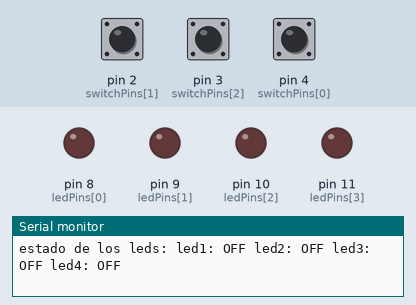
The program below on a simulated Arduino Mega 2560, built with avr-gcc and run on an emulated ATmega2560. Parts: output pins drawn as LEDs (lit = HIGH), the last lines printed to the serial monitor. Dashed ring = blinking. The inputs (shaded band) are chosen by the test bench; at power-on: pin 3 (switchPins[2]) LOW, pin 2 (switchPins[1]) LOW, pin 4 (switchPins[0]) LOW.

Above: at 5.0 s.
5.1 s: pin 3 (switchPins[2]) pulled HIGH for 2.45 s
At 6.7 s:
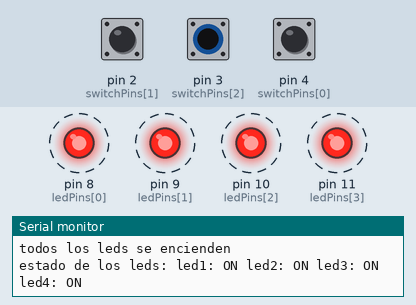
9.4 s: pin 2 (switchPins[1]) pulled HIGH for 2.45 s
At 11.9 s:
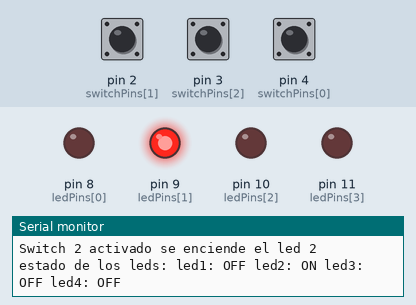
14.0 s: pin 4 (switchPins[0]) pulled HIGH for 2.45 s
At 15.7 s:
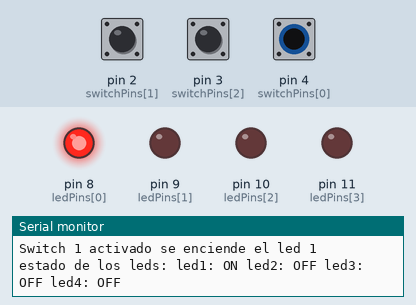
18.2 s: pin 2 (switchPins[1]) driven HIGH and pin 4 (switchPins[0]) driven HIGH
At 19.5 s:
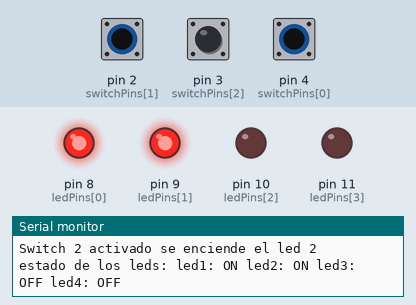
21.0 s: pin 2 (switchPins[1]) driven LOW
At 24.2 s:
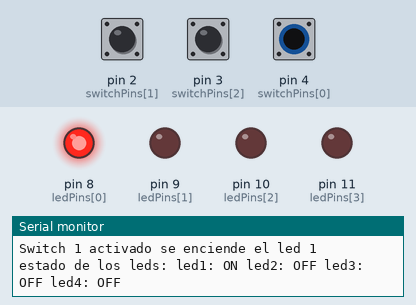
24.5 s: pin 2 (switchPins[1]) driven HIGH
At 25.5 s:
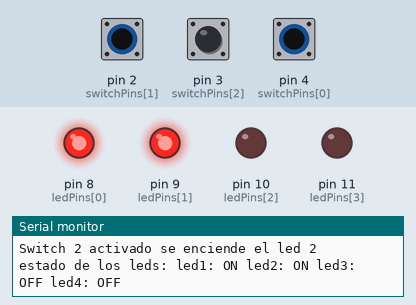
Timing chart, 0 to 27.5 s (numbered marks = the images above; inputs shaded):
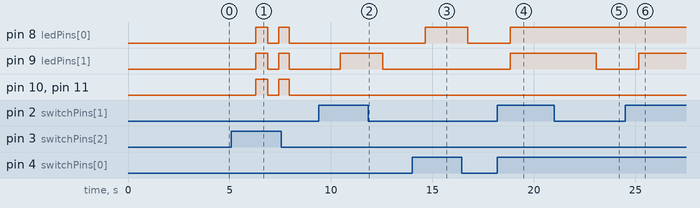

Measured:
- after the input at 5.1 s, pin 8 (ledPins[0]), pin 9 (ledPins[1]), pin 10 (ledPins[2]), pin 11 (ledPins[3]): alternates HIGH for 0.56 s and LOW for 0.52 s, 4 changes in all, then stays LOW, starting after 1.2 s
- after the input at 9.4 s, pin 9 (ledPins[1]): LOW → HIGH after 1.1 s, → LOW 2.1 s later
- after the input at 14.0 s, pin 8 (ledPins[0]): LOW → HIGH after 0.65 s, → LOW 2.1 s later
- after the input at 18.2 s, pin 8 (ledPins[0]), pin 9 (ledPins[1]): LOW → HIGH after 0.64 s
- after the input at 21.0 s, pin 9 (ledPins[1]): HIGH → LOW after 2.1 s
- after the input at 24.5 s, pin 9 (ledPins[1]): LOW → HIGH after 0.67 s

The program:

main.cpp
```cpp
#include <Arduino.h>

// Pines de los switches
const int switchPins[] = {4, 2, 3};  // Switch 1, Switch 2, Switch 3

// Pines de los leds
const int ledPins[] = {8, 9, 10, 11};  // led 1, led 2, led 3, led 4

const int delayTime = 500;  // tiempo de parpadeo en ms

// Array para almacenar los estados de los leds
bool ledStates[4] = {false, false, false, false};

//declaracion para imprimir estado de los leds
void imprimirEstadoLeds();

void setup() {
  Serial.begin(9600);

  // configuramos los pines de los interruptores como entradas
  for (int i = 0; i < 3; i++) {
    pinMode(switchPins[i], INPUT);
  }

  // configuramos los pines de los leds como salidas
  for (int i = 0; i < 4; i++) {
    pinMode(ledPins[i], OUTPUT);
  }
}

void loop() {
  // leer estados de los switches
  int state1 = digitalRead(switchPins[0]);
  int state2 = digitalRead(switchPins[1]);
  int state3 = digitalRead(switchPins[2]);

  // imprimir estados de los switches en el monitor serial
  Serial.println("Switch 1: ");
  Serial.println(state1);
  Serial.println("Switch 2: ");
  Serial.println(state2);
  Serial.println("Switch 3: ");
  Serial.println(state3);

  if (state3 == HIGH) {
    // si el switch 3 esta presionado parpadean todos los leds
    Serial.println("Switch 3 activado-------");

    while (digitalRead(switchPins[2]) == HIGH) {
      for (int i = 0; i < 4; i++) {
        ledStates[i] = true;
        digitalWrite(ledPins[i], ledStates[i] ? HIGH : LOW);
      }
      Serial.println("todos los leds se encienden");
      imprimirEstadoLeds();
      delay(delayTime);

      for (int i = 0; i < 4; i++) {
        ledStates[i] = false;
        digitalWrite(ledPins[i], ledStates[i] ? HIGH : LOW);
      }
      Serial.println("todos los leds se apagan");
      imprimirEstadoLeds();
      delay(delayTime);
    }
  } else {
    // control individual de leds segun los otros switches
    ledStates[0] = (state1 == HIGH);
    ledStates[1] = (state2 == HIGH);
    ledStates[2] = false;
    ledStates[3] = false;

    // actualizar leds con el array de los estados de los leds
    for (int i = 0; i < 4; i++) {
      digitalWrite(ledPins[i], ledStates[i] ? HIGH : LOW); // operador ternarioque dice si el ledSatte es true, devuelve High
    }// y si el ledState es false, devuelve low

    // Mensajes en el monitor serial
    if (state1 == HIGH) Serial.println("Switch 1 activado se enciende el led 1");
    if (state2 == HIGH) Serial.println("Switch 2 activado se enciende el led 2");
    if (state1 == LOW && state2 == LOW) Serial.println("Ningun switch esta activado, todos los leds apagados");

    imprimirEstadoLeds();
  }

  delay(2000);
}
//Funcion para imprimir el estado de los leds
void imprimirEstadoLeds() {
  Serial.print("estado de los leds: ");
  for (int i = 0; i < 4; i++) {
    Serial.print("led");
    Serial.print(i + 1);
    Serial.print(": ");
    Serial.print(ledStates[i] ? "ON " : "OFF ");
  }
  Serial.println();
}
```
